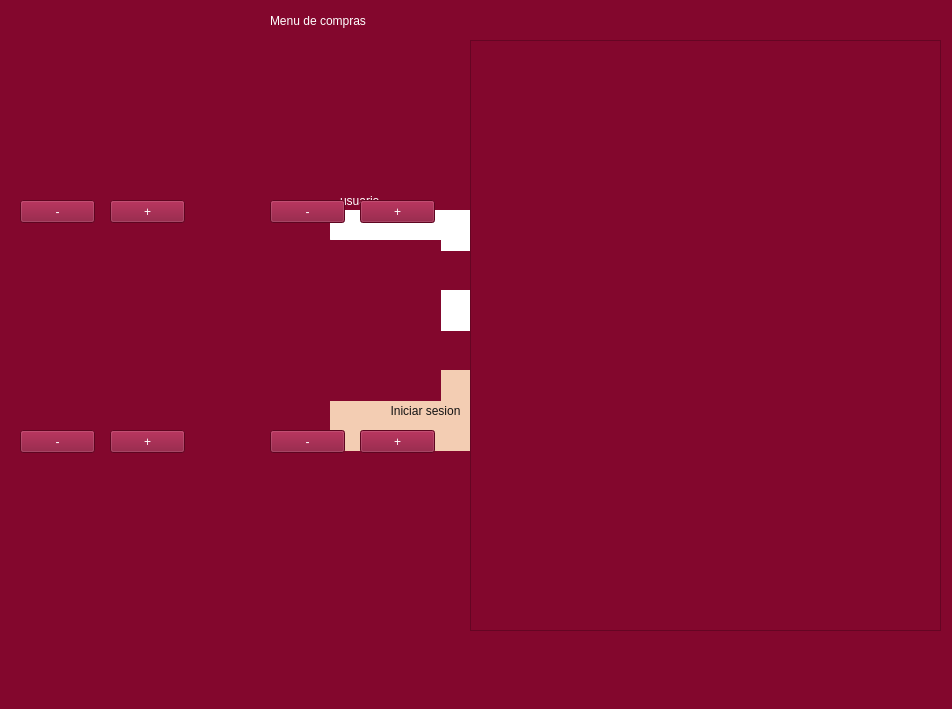
<?xml version="1.0" encoding="UTF-8"?>
<ui version="4.0">
 <class>MainWindow</class>
 <widget class="QMainWindow" name="MainWindow">
  <property name="geometry">
   <rect>
    <x>0</x>
    <y>0</y>
    <width>952</width>
    <height>709</height>
   </rect>
  </property>
  <property name="windowTitle">
   <string>MainWindow</string>
  </property>
  <property name="autoFillBackground">
   <bool>false</bool>
  </property>
  <property name="styleSheet">
   <string notr="true">background-color: rgb(131, 7, 45);
font: 18pt &quot;Calibri&quot;;
color: rgb(255, 255, 255)
</string>
  </property>
  <widget class="QWidget" name="centralwidget">
   <widget class="QLabel" name="label">
    <property name="geometry">
     <rect>
      <x>330</x>
      <y>0</y>
      <width>241</width>
      <height>181</height>
     </rect>
    </property>
    <property name="text">
     <string/>
    </property>
    <property name="pixmap">
     <pixmap>IMG_0652.png</pixmap>
    </property>
    <property name="scaledContents">
     <bool>true</bool>
    </property>
   </widget>
   <widget class="QLabel" name="label_2">
    <property name="geometry">
     <rect>
      <x>340</x>
      <y>190</y>
      <width>111</width>
      <height>21</height>
     </rect>
    </property>
    <property name="text">
     <string>usuario</string>
    </property>
   </widget>
   <widget class="QTextEdit" name="txt_user">
    <property name="enabled">
     <bool>true</bool>
    </property>
    <property name="geometry">
     <rect>
      <x>330</x>
      <y>210</y>
      <width>341</width>
      <height>41</height>
     </rect>
    </property>
    <property name="acceptDrops">
     <bool>true</bool>
    </property>
    <property name="styleSheet">
     <string notr="true">background-color: rgb(255, 255, 255);
color: rgb(19, 19, 19);
border-radius:12px;
</string>
    </property>
    <property name="undoRedoEnabled">
     <bool>true</bool>
    </property>
    <property name="acceptRichText">
     <bool>true</bool>
    </property>
   </widget>
   <widget class="QLabel" name="label_3">
    <property name="geometry">
     <rect>
      <x>330</x>
      <y>260</y>
      <width>141</width>
      <height>21</height>
     </rect>
    </property>
    <property name="text">
     <string>contraseña</string>
    </property>
   </widget>
   <widget class="QPushButton" name="buttonlogin">
    <property name="geometry">
     <rect>
      <x>330</x>
      <y>370</y>
      <width>191</width>
      <height>81</height>
     </rect>
    </property>
    <property name="styleSheet">
     <string notr="true">QPushButton{
background-color: rgb(243, 205, 179);
color: rgb(19, 19, 19);
border-radius:12px;
}
QPushButton:hover{
background-color: rgb(198, 123, 105);
}
QPushButton:pressed{
background-color: rgb(198, 123, 155);
}</string>
    </property>
    <property name="text">
     <string>Iniciar sesion</string>
    </property>
   </widget>
   <widget class="QTextEdit" name="txt_pass">
    <property name="enabled">
     <bool>true</bool>
    </property>
    <property name="geometry">
     <rect>
      <x>330</x>
      <y>290</y>
      <width>341</width>
      <height>41</height>
     </rect>
    </property>
    <property name="acceptDrops">
     <bool>true</bool>
    </property>
    <property name="styleSheet">
     <string notr="true">background-color: rgb(255, 255, 255);
color: rgb(19, 19, 19);
border-radius:12px;
</string>
    </property>
    <property name="undoRedoEnabled">
     <bool>true</bool>
    </property>
    <property name="acceptRichText">
     <bool>true</bool>
    </property>
   </widget>
   <widget class="QLabel" name="lbl_message">
    <property name="geometry">
     <rect>
      <x>340</x>
      <y>480</y>
      <width>301</width>
      <height>111</height>
     </rect>
    </property>
    <property name="text">
     <string/>
    </property>
   </widget>
   <widget class="QLabel" name="capimg">
    <property name="geometry">
     <rect>
      <x>20</x>
      <y>10</y>
      <width>171</width>
      <height>161</height>
     </rect>
    </property>
    <property name="text">
     <string/>
    </property>
    <property name="pixmap">
     <pixmap>../cafesfotos/2022-02_cappuccino_1.png</pixmap>
    </property>
    <property name="scaledContents">
     <bool>true</bool>
    </property>
   </widget>
   <widget class="QPushButton" name="capmenos">
    <property name="geometry">
     <rect>
      <x>20</x>
      <y>200</y>
      <width>75</width>
      <height>23</height>
     </rect>
    </property>
    <property name="text">
     <string>-</string>
    </property>
   </widget>
   <widget class="QPushButton" name="capmas">
    <property name="geometry">
     <rect>
      <x>110</x>
      <y>200</y>
      <width>75</width>
      <height>23</height>
     </rect>
    </property>
    <property name="text">
     <string>+</string>
    </property>
   </widget>
   <widget class="QPushButton" name="exmas">
    <property name="geometry">
     <rect>
      <x>360</x>
      <y>200</y>
      <width>75</width>
      <height>23</height>
     </rect>
    </property>
    <property name="text">
     <string>+</string>
    </property>
   </widget>
   <widget class="QLabel" name="expresoimg">
    <property name="geometry">
     <rect>
      <x>270</x>
      <y>10</y>
      <width>171</width>
      <height>161</height>
     </rect>
    </property>
    <property name="text">
     <string/>
    </property>
    <property name="pixmap">
     <pixmap>../cafesfotos/2022-02_espresso-americano_1.png</pixmap>
    </property>
    <property name="scaledContents">
     <bool>true</bool>
    </property>
   </widget>
   <widget class="QPushButton" name="exmenos">
    <property name="geometry">
     <rect>
      <x>270</x>
      <y>200</y>
      <width>75</width>
      <height>23</height>
     </rect>
    </property>
    <property name="text">
     <string>-</string>
    </property>
   </widget>
   <widget class="QPushButton" name="frapmas">
    <property name="geometry">
     <rect>
      <x>110</x>
      <y>430</y>
      <width>75</width>
      <height>23</height>
     </rect>
    </property>
    <property name="text">
     <string>+</string>
    </property>
   </widget>
   <widget class="QLabel" name="frapimg">
    <property name="geometry">
     <rect>
      <x>20</x>
      <y>240</y>
      <width>171</width>
      <height>161</height>
     </rect>
    </property>
    <property name="text">
     <string/>
    </property>
    <property name="pixmap">
     <pixmap>../cafesfotos/2022-02_caramel-frappuccino_2.png</pixmap>
    </property>
    <property name="scaledContents">
     <bool>true</bool>
    </property>
   </widget>
   <widget class="QPushButton" name="frapmenos">
    <property name="geometry">
     <rect>
      <x>20</x>
      <y>430</y>
      <width>75</width>
      <height>23</height>
     </rect>
    </property>
    <property name="text">
     <string>-</string>
    </property>
   </widget>
   <widget class="QPushButton" name="chocomas">
    <property name="geometry">
     <rect>
      <x>360</x>
      <y>430</y>
      <width>75</width>
      <height>23</height>
     </rect>
    </property>
    <property name="text">
     <string>+</string>
    </property>
   </widget>
   <widget class="QLabel" name="chocimg">
    <property name="geometry">
     <rect>
      <x>270</x>
      <y>240</y>
      <width>171</width>
      <height>161</height>
     </rect>
    </property>
    <property name="text">
     <string/>
    </property>
    <property name="pixmap">
     <pixmap>../cafesfotos/2022-02_chocolate-caliente_1.png</pixmap>
    </property>
    <property name="scaledContents">
     <bool>true</bool>
    </property>
   </widget>
   <widget class="QPushButton" name="chocmenos">
    <property name="geometry">
     <rect>
      <x>270</x>
      <y>430</y>
      <width>75</width>
      <height>23</height>
     </rect>
    </property>
    <property name="text">
     <string>-</string>
    </property>
   </widget>
   <widget class="QLabel" name="labelmenumsg">
    <property name="geometry">
     <rect>
      <x>270</x>
      <y>0</y>
      <width>331</width>
      <height>41</height>
     </rect>
    </property>
    <property name="text">
     <string>Menu de compras</string>
    </property>
   </widget>
   <widget class="QListWidget" name="listWidget_carrito">
    <property name="geometry">
     <rect>
      <x>470</x>
      <y>40</y>
      <width>471</width>
      <height>591</height>
     </rect>
    </property>
   </widget>
  </widget>
  <widget class="QMenuBar" name="menubar">
   <property name="geometry">
    <rect>
     <x>0</x>
     <y>0</y>
     <width>952</width>
     <height>35</height>
    </rect>
   </property>
  </widget>
  <widget class="QStatusBar" name="statusbar"/>
 </widget>
 <resources/>
 <connections/>
</ui>
